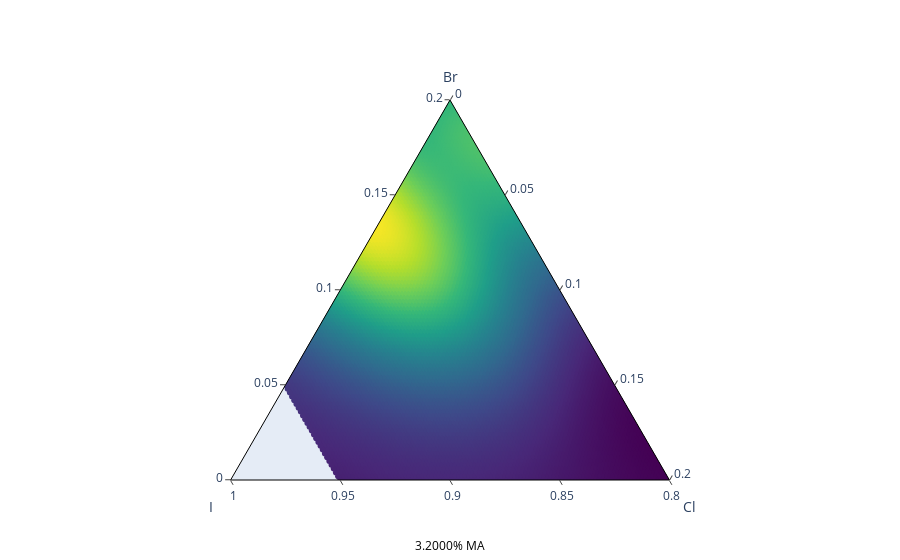

The code cell stored with this chart in its notebook:
### Code cell
import numpy as np

def extract_slice_at_ma(mesh_array, acq_values, ma_value, ma_index=2):
    """
    Extracts a slice of the mesh array and acquisition values where 'MA' equals a specific value.

    Args:
        mesh_array (np.ndarray): The 4D mesh array.
        acq_values (np.ndarray): The 3D array of acquisition values.
        ma_value (float): The specific value of 'MA' to extract the slice at.
        ma_index (int): The index of the 'MA' dimension in the mesh array. Defaults to 2.

    Returns:
        np.ndarray: The flattened slice of the mesh array at the specified 'MA' value.
        np.ndarray: The flattened acquisition values corresponding to the slice.
    """
    # Find the closest index to the specified 'MA' value
    ma_values = np.linspace(search_parameters[ma_index]['bounds'][0], 
                            search_parameters[ma_index]['bounds'][1], 
                            mesh_array.shape[ma_index])
    ma_closest_index = np.argmin(np.abs(ma_values - ma_value))

    # Extract the slice for the specified 'MA' value
    slice_mesh_array = mesh_array[:, :, ma_closest_index, :]
    slice_acq_values = acq_values[:, :, ma_closest_index]

    # Flatten the extracted slice
    flattened_slice_mesh_array = slice_mesh_array.reshape(-1, slice_mesh_array.shape[-1])
    flattened_slice_acq_values = slice_acq_values.flatten()

    return flattened_slice_mesh_array, flattened_slice_acq_values


# Assuming you have already defined your `plot_acquisition_function` and `extract_slice_at_ma` functions

# Example usage
ma_value = 0.032 # Specify the 'MA' value for the slice

# Call the `extract_slice_at_ma` function to extract the slice at the specified 'MA' value
slice_mesh_array_flat, slice_acq_values_flat = extract_slice_at_ma(mesh_array, acq_values_1, ma_value=ma_value)

# Now you can plot this slice using the `plot_acquisition_function` function
fig = plot_acquisition_function(slice_mesh_array_flat, slice_acq_values_flat, color_scale_range=(np.nanmax(acq_values_1), np.nanmin(acq_values_1)), ma_value=ma_value)

# Display the plot
fig.show()

### Figure 1 — Plotly figure (JSON) as saved in the notebook; plotly's stock layout.template omitted (floating-point values rounded to 4 significant figures; data arrays with more than 128 entries replaced by an {"elided": "..."} marker saying what was removed)
{"data": [{"a": {"elided": "10201 float values"}, "b": {"elided": "10201 float values"}, "c": {"elided": "10201 float values"}, "marker": {"cmax": -11.97, "cmin": 1.61, "color": {"elided": "10201 float values"}, "colorscale": [[0, "#440154"], [0.1111, "#482878"], [0.2222, "#3e4989"], [0.3333, "#31688e"], [0.4444, "#26828e"], [0.5556, "#1f9e89"], [0.6667, "#35b779"], [0.7778, "#6ece58"], [0.8889, "#b5de2b"], [1, "#fde725"]], "symbol": "circle"}, "mode": "markers", "type": "scatterternary"}], "layout": {"annotations": [{"font": {"color": "black", "size": 12}, "showarrow": false, "text": "3.2000% MA", "x": 0.5, "y": -0.2}], "paper_bgcolor": "white", "plot_bgcolor": "white", "ternary": {"aaxis": {"linecolor": "black", "linewidth": 1, "ticks": "outside", "title": {"text": "Br"}}, "baxis": {"linecolor": "black", "linewidth": 1, "min": 0.8, "ticks": "outside", "title": {"text": "I"}}, "caxis": {"linecolor": "black", "linewidth": 1, "ticks": "outside", "title": {"text": "Cl"}}, "sum": 1}}}
